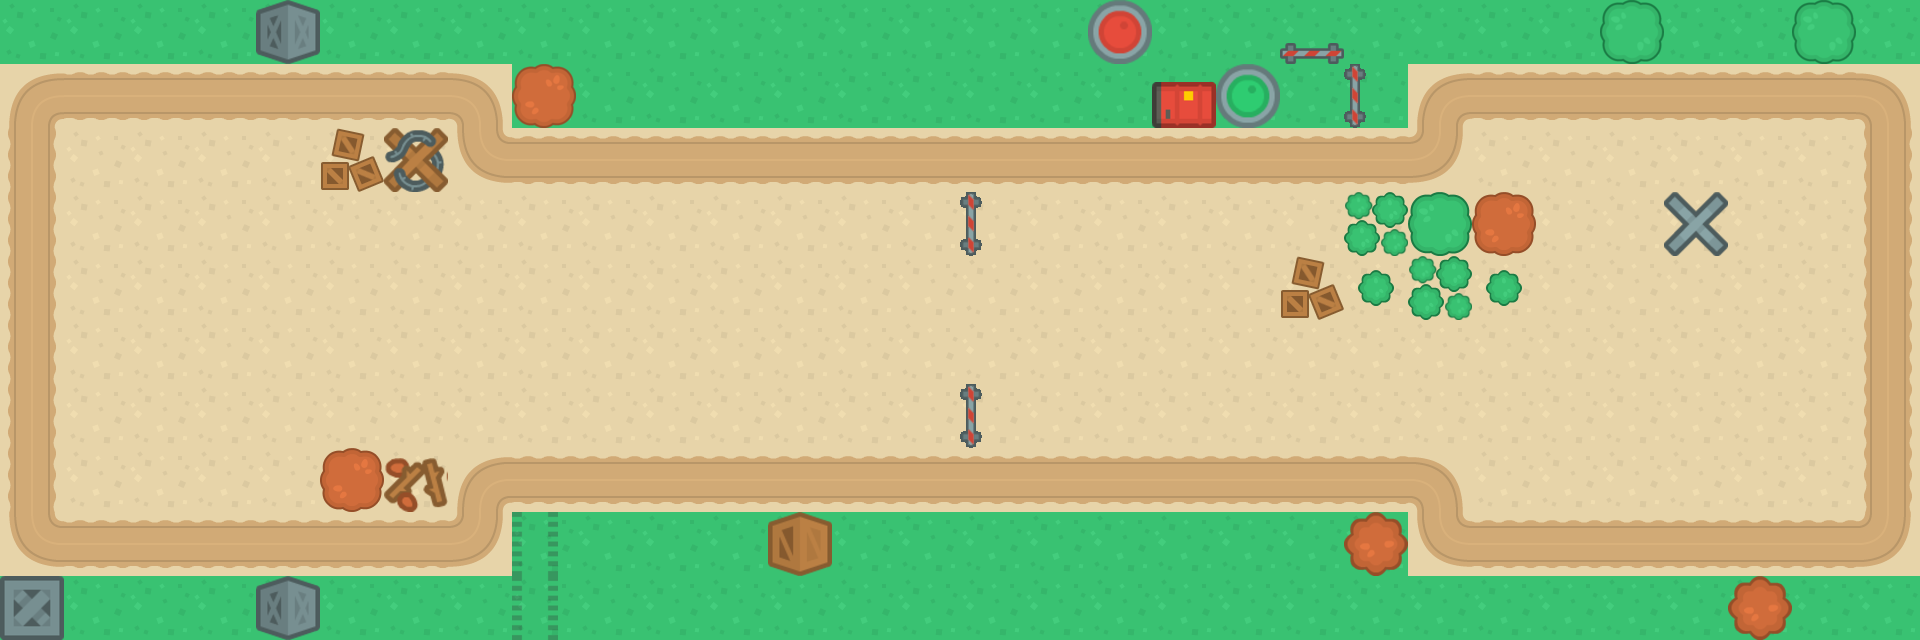

The image is a tile-based game level rendered from a .tmx file. Its description and source (layers, tilesets, objects; grid data summarised) follow:
An orthogonal 30x10 tile map with 64x64 px tiles, 5 tile layers (bot, worldTerrain, worldObjects, top, ...), 4 tilesets and 7 objects (start, end, piece1, piece2, piece3, ...).

<map version="1.4" tiledversion="1.4.2" orientation="orthogonal" renderorder="right-down" width="30" height="10" tilewidth="64" tileheight="64" infinite="0" nextlayerid="7" nextobjectid="11">
 <editorsettings>
  <export target="../json/kurumap2.json" format="json" />
 </editorsettings>
 <tileset firstgid="1" name="tilesPerso" tilewidth="64" tileheight="64" tilecount="20" columns="5">
  <image source="../images/tilesPerso.png" width="320" height="256" />
  <tile id="0">
   <properties>
    <property name="collides" type="bool" value="true" />
   </properties>
  </tile>
  <tile id="1">
   <properties>
    <property name="collides" type="bool" value="true" />
   </properties>
  </tile>
  <tile id="2">
   <properties>
    <property name="collides" type="bool" value="true" />
   </properties>
  </tile>
  <tile id="3">
   <properties>
    <property name="collides" type="bool" value="true" />
   </properties>
  </tile>
  <tile id="4">
   <properties>
    <property name="collides" type="bool" value="true" />
   </properties>
  </tile>
  <tile id="5">
   <properties>
    <property name="collides" type="bool" value="true" />
   </properties>
  </tile>
  <tile id="6">
   <properties>
    <property name="collides" type="bool" value="true" />
   </properties>
  </tile>
  <tile id="7">
   <properties>
    <property name="collides" type="bool" value="true" />
   </properties>
  </tile>
  <tile id="8">
   <properties>
    <property name="collides" type="bool" value="true" />
   </properties>
  </tile>
  <tile id="9">
   <properties>
    <property name="collides" type="bool" value="true" />
   </properties>
  </tile>
  <tile id="10">
   <properties>
    <property name="collides" type="bool" value="true" />
   </properties>
  </tile>
  <tile id="11">
   <properties>
    <property name="collides" type="bool" value="true" />
   </properties>
  </tile>
  <tile id="12">
   <properties>
    <property name="collides" type="bool" value="true" />
   </properties>
  </tile>
  <tile id="13">
   <properties>
    <property name="collides" type="bool" value="true" />
   </properties>
  </tile>
  <tile id="14">
   <properties>
    <property name="collides" type="bool" value="true" />
   </properties>
  </tile>
  <tile id="15">
   <properties>
    <property name="collides" type="bool" value="true" />
   </properties>
  </tile>
  <tile id="16">
   <properties>
    <property name="collides" type="bool" value="true" />
   </properties>
  </tile>
  <tile id="17">
   <properties>
    <property name="collides" type="bool" value="true" />
   </properties>
  </tile>
  <tile id="18">
   <properties>
    <property name="collides" type="bool" value="true" />
   </properties>
  </tile>
  <tile id="19">
   <properties>
    <property name="collides" type="bool" value="true" />
   </properties>
  </tile>
 </tileset>
 <tileset firstgid="21" name="terrain" tilewidth="64" tileheight="64" tilecount="40" columns="10">
  <image source="../images/terrainTiles_default.png" width="640" height="256" />
  <tile id="0">
   <properties>
    <property name="collides" type="bool" value="false" />
   </properties>
  </tile>
  <tile id="1">
   <properties>
    <property name="collides" type="bool" value="true" />
   </properties>
  </tile>
  <tile id="2">
   <properties>
    <property name="collides" type="bool" value="true" />
   </properties>
  </tile>
  <tile id="3">
   <properties>
    <property name="collides" type="bool" value="true" />
   </properties>
  </tile>
  <tile id="4">
   <properties>
    <property name="collides" type="bool" value="true" />
   </properties>
  </tile>
  <tile id="5">
   <properties>
    <property name="collides" type="bool" value="true" />
   </properties>
  </tile>
  <tile id="6">
   <properties>
    <property name="collides" type="bool" value="true" />
   </properties>
  </tile>
  <tile id="7">
   <properties>
    <property name="collides" type="bool" value="false" />
   </properties>
  </tile>
  <tile id="8">
   <properties>
    <property name="collides" type="bool" value="false" />
   </properties>
  </tile>
  <tile id="9">
   <properties>
    <property name="collides" type="bool" value="true" />
   </properties>
  </tile>
  <tile id="10">
   <properties>
    <property name="collides" type="bool" value="false" />
   </properties>
  </tile>
  <tile id="11">
   <properties>
    <property name="collides" type="bool" value="true" />
   </properties>
  </tile>
  <tile id="12">
   <properties>
    <property name="collides" type="bool" value="true" />
   </properties>
  </tile>
  <tile id="13">
   <properties>
    <property name="collides" type="bool" value="true" />
   </properties>
  </tile>
  <tile id="14">
   <properties>
    <property name="collides" type="bool" value="true" />
   </properties>
  </tile>
  <tile id="15">
   <properties>
    <property name="collides" type="bool" value="true" />
   </properties>
  </tile>
  <tile id="16">
   <properties>
    <property name="collides" type="bool" value="true" />
   </properties>
  </tile>
  <tile id="17">
   <properties>
    <property name="collides" type="bool" value="false" />
   </properties>
  </tile>
  <tile id="18">
   <properties>
    <property name="collides" type="bool" value="false" />
   </properties>
  </tile>
  <tile id="19">
   <properties>
    <property name="collides" type="bool" value="true" />
   </properties>
  </tile>
  <tile id="20">
   <properties>
    <property name="collides" type="bool" value="false" />
   </properties>
  </tile>
  <tile id="21">
   <properties>
    <property name="collides" type="bool" value="true" />
   </properties>
  </tile>
  <tile id="22">
   <properties>
    <property name="collides" type="bool" value="true" />
   </properties>
  </tile>
  <tile id="23">
   <properties>
    <property name="collides" type="bool" value="true" />
   </properties>
  </tile>
  <tile id="24">
   <properties>
    <property name="collides" type="bool" value="true" />
   </properties>
  </tile>
  <tile id="25">
   <properties>
    <property name="collides" type="bool" value="true" />
   </properties>
  </tile>
  <tile id="26">
   <properties>
    <property name="collides" type="bool" value="true" />
   </properties>
  </tile>
  <tile id="27">
   <properties>
    <property name="collides" type="bool" value="true" />
   </properties>
  </tile>
  <tile id="28">
   <properties>
    <property name="collides" type="bool" value="true" />
   </properties>
  </tile>
  <tile id="29">
   <properties>
    <property name="collides" type="bool" value="true" />
   </properties>
  </tile>
  <tile id="30">
   <properties>
    <property name="collides" type="bool" value="false" />
   </properties>
  </tile>
  <tile id="31">
   <properties>
    <property name="collides" type="bool" value="true" />
   </properties>
  </tile>
  <tile id="32">
   <properties>
    <property name="collides" type="bool" value="true" />
   </properties>
  </tile>
  <tile id="33">
   <properties>
    <property name="collides" type="bool" value="true" />
   </properties>
  </tile>
  <tile id="34">
   <properties>
    <property name="collides" type="bool" value="true" />
   </properties>
  </tile>
  <tile id="35">
   <properties>
    <property name="collides" type="bool" value="true" />
   </properties>
  </tile>
  <tile id="36">
   <properties>
    <property name="collides" type="bool" value="true" />
   </properties>
  </tile>
  <tile id="37">
   <properties>
    <property name="collides" type="bool" value="true" />
   </properties>
  </tile>
  <tile id="38">
   <properties>
    <property name="collides" type="bool" value="true" />
   </properties>
  </tile>
  <tile id="39">
   <properties>
    <property name="collides" type="bool" value="true" />
   </properties>
  </tile>
 </tileset>
 <tileset firstgid="61" name="tile-sheet-objet" tilewidth="64" tileheight="64" tilecount="27" columns="9">
  <image source="../images/tile-sheet-objet.png" width="576" height="192" />
  <tile id="0">
   <properties>
    <property name="collides" type="bool" value="true" />
   </properties>
  </tile>
  <tile id="1">
   <properties>
    <property name="collides" type="bool" value="true" />
   </properties>
  </tile>
  <tile id="2">
   <properties>
    <property name="collides" type="bool" value="true" />
   </properties>
  </tile>
  <tile id="3">
   <properties>
    <property name="collides" type="bool" value="true" />
   </properties>
  </tile>
  <tile id="4">
   <properties>
    <property name="collides" type="bool" value="true" />
   </properties>
  </tile>
  <tile id="5">
   <properties>
    <property name="collides" type="bool" value="true" />
   </properties>
  </tile>
  <tile id="6">
   <properties>
    <property name="collides" type="bool" value="true" />
   </properties>
  </tile>
  <tile id="7">
   <properties>
    <property name="collides" type="bool" value="true" />
   </properties>
  </tile>
  <tile id="8">
   <properties>
    <property name="collides" type="bool" value="false" />
    <property name="name" value="endLevel" />
   </properties>
  </tile>
  <tile id="9">
   <properties>
    <property name="collides" type="bool" value="true" />
   </properties>
  </tile>
  <tile id="10">
   <properties>
    <property name="collides" type="bool" value="true" />
   </properties>
  </tile>
  <tile id="11">
   <properties>
    <property name="collides" type="bool" value="true" />
   </properties>
  </tile>
  <tile id="12">
   <properties>
    <property name="collides" type="bool" value="true" />
   </properties>
  </tile>
  <tile id="13">
   <properties>
    <property name="collides" type="bool" value="true" />
   </properties>
  </tile>
  <tile id="14">
   <properties>
    <property name="collides" type="bool" value="true" />
   </properties>
  </tile>
  <tile id="15">
   <properties>
    <property name="collides" type="bool" value="true" />
   </properties>
  </tile>
  <tile id="16">
   <properties>
    <property name="collides" type="bool" value="true" />
   </properties>
  </tile>
  <tile id="17">
   <properties>
    <property name="collides" type="bool" value="true" />
   </properties>
  </tile>
  <tile id="18">
   <properties>
    <property name="collides" type="bool" value="true" />
   </properties>
  </tile>
  <tile id="19">
   <properties>
    <property name="collides" type="bool" value="true" />
   </properties>
  </tile>
  <tile id="20">
   <properties>
    <property name="collides" type="bool" value="true" />
   </properties>
  </tile>
  <tile id="21">
   <properties>
    <property name="collides" type="bool" value="true" />
   </properties>
  </tile>
  <tile id="22">
   <properties>
    <property name="collides" type="bool" value="true" />
   </properties>
  </tile>
  <tile id="23">
   <properties>
    <property name="collides" type="bool" value="true" />
   </properties>
  </tile>
  <tile id="24">
   <properties>
    <property name="collides" type="bool" value="true" />
   </properties>
  </tile>
  <tile id="25">
   <properties>
    <property name="collides" type="bool" value="true" />
   </properties>
  </tile>
  <tile id="26">
   <properties>
    <property name="collides" type="bool" value="true" />
   </properties>
  </tile>
 </tileset>
 <tileset firstgid="88" name="Tiles_sheet_bumper_64" tilewidth="64" tileheight="64" tilecount="3" columns="3">
  <image source="../images/Tiles_sheet_bumper_64.png" width="192" height="64" />
  <tile id="0">
   <animation>
    <frame tileid="2" duration="200" />
    <frame tileid="1" duration="200" />
    <frame tileid="0" duration="200" />
   </animation>
  </tile>
 </tileset>
 <layer id="5" name="bot" width="30" height="10">
  <data>[300 cells, 300 non-empty, 2 distinct tile ids]</data>
 </layer>
 <layer id="4" name="worldTerrain" width="30" height="10">
  <data>[300 cells, 76 non-empty, 6 distinct tile ids]</data>
 </layer>
 <layer id="6" name="worldObjects" width="30" height="10">
  <data>[300 cells, 5 non-empty, 4 distinct tile ids]</data>
 </layer>
 <layer id="3" name="top" width="30" height="10">
  <data>[300 cells, 16 non-empty, 12 distinct tile ids]</data>
 </layer>
 <layer id="1" name="overlap" width="30" height="10">
  <data>[300 cells, 9 non-empty, 5 distinct tile ids]</data>
 </layer>
 <objectgroup id="2" name="Objects">
  <object id="1" name="start" x="238" y="320">
   <properties>
    <property name="nbBumper" type="int" value="1" />
    <property name="nbPieces" type="int" value="4" />
   </properties>
  </object>
  <object id="2" name="end" x="1695" y="229.455" />
  <object id="4" name="piece1" x="505" y="262.667" />
  <object id="5" name="piece2" x="788" y="384" />
  <object id="6" name="piece3" x="1086" y="317" />
  <object id="8" name="piece4" x="1672.67" y="434.667" />
  <object id="10" name="bumper1" gid="88" x="1138.67" y="430.667" width="64" height="64" />
 </objectgroup>
</map>
